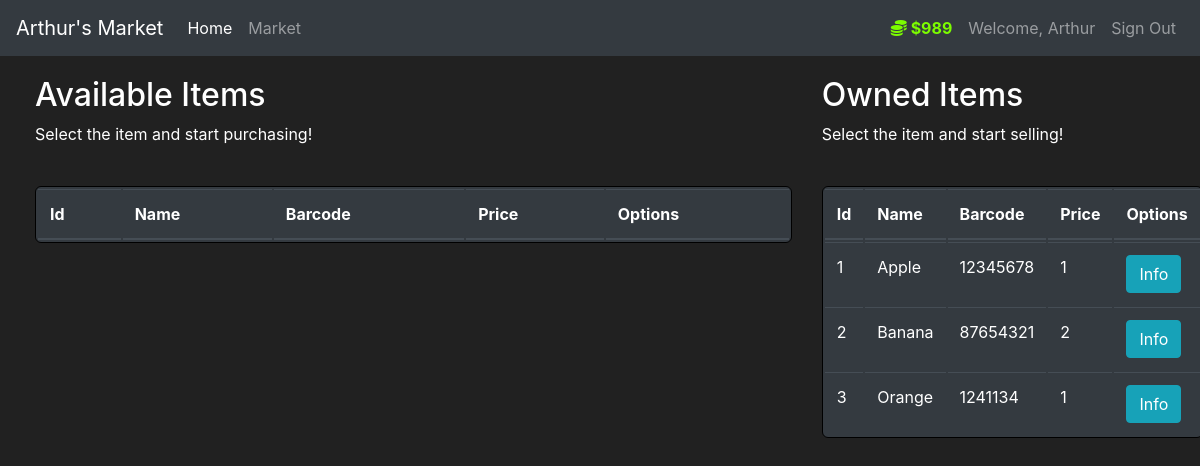
/market (signed in), run on an earlier commit of the app's database.
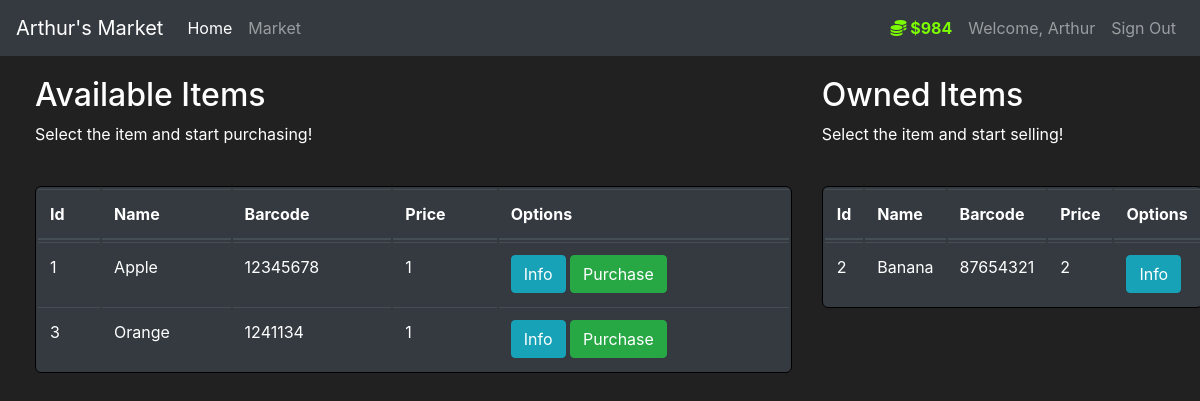
And on a later commit of the database.
### market/models.py (models this page shows, shortened)
class User(db.Model, UserMixin):
    id = db.Column(db.Integer(), primary_key=True)
    name = db.Column(db.String(length=50), nullable=False)
    email = db.Column(db.String(length=50), nullable=False, unique=True)
    password_hash = db.Column(db.String(), nullable=False)
    budget = db.Column(db.Integer(), nullable=False, default=1000)
    items = db.relationship('Item', backref='owned_user', lazy=True)
    @property
    def formated_budget(self):
        if len(str(self.budget)) >= 4:
            return f'${self.budget:,}'
        else:
            return f"${self.budget}"
    @property
    def password(self):
        return self.password_hash

class Item(db.Model):
    id = db.Column(db.Integer(), primary_key=True)
    name = db.Column(db.String(length=50), nullable=False, unique=True)
    price = db.Column(db.Integer(), nullable=False)
    barcode = db.Column(db.String(length=12), nullable=False, unique=True)
    description = db.Column(db.String(length=2000), nullable=False)
    owner = db.Column(db.Integer(), db.ForeignKey('user.id'))

### market/routes.py (the view, shortened to what this page needs)
@app.route('/market', methods=['GET', 'POST'])
@login_required
def market_page():
    purchase_form = PurchaseItemForm()
    if request.method == 'GET':
        items = Item.query.filter_by(owner=None)
        owned_items = Item.query.filter_by(owner=current_user.id)
    return render_template('market.html', items=items, owned_items=owned_items, purchase_form=purchase_form)

### market/models.py (called while the page is built)
@login_manager.user_loader
def load_user(user_id):
    return User.query.get(int(user_id))

### market/templates/market.html (shortened to what this page needs)
{% extends 'template.html' %}
{% block content %}
    <div class="row" style="margin: 20px 0 0 20px">
        <div class="col-8">
            <h2>Available Items</h2>
            <p>Select the item and start purchasing!</p>
            <br>
            <table class="table table-hover table-dark">
                <thead>
                    <tr>
                        <th scope="col">Id</th>
                        <th scope="col">Name</th>
                        <th scope="col">Barcode</th>
                        <th scope="col">Price</th>
                        <th scope="col">Options</th>
                    </tr>
                </thead>
                <tbody>
                    {% for item in items %}
                    <tr>
                        <td>{{item.id}}</td>
                        <td>{{item.name}}</td>
                        <td>{{item.barcode}}</td>
                        <td>{{item.price}}</td>
                        <td>
                            <button class="btn btn-outline btn-info" data-toggle="modal" data-target="#Modal-MoreInfo-{{ item.id }}">Info</button>
                            <button class="btn btn-outline btn-success" data-toggle="modal" data-target="#Modal-PurchaseConfirm-{{ item.id }}">Purchase</button>
                        </td>
                    </tr>
                    {% endfor %}
                </tbody>
            </table>
        </div>
        <div class="col-4">
            <h2>Owned Items</h2>
            <p>Select the item and start selling!</p>
            <br>
            <table class="table table-hover table-dark">
                <thead>
                    <tr>
                        <th scope="col">Id</th>
                        <th scope="col">Name</th>
                        <th scope="col">Barcode</th>
                        <th scope="col">Price</th>
                        <th scope="col">Options</th>
                    </tr>
                </thead>
                <tbody>
                    {% for item in owned_items %}
                    <tr>
                        <td>{{item.id}}</td>
                        <td>{{item.name}}</td>
                        <td>{{item.barcode}}</td>
                        <td>{{item.price}}</td>
                        <td>
                            <button class="btn btn-outline btn-info" data-toggle="modal" data-target="#Modal-MoreInfo-{{ item.id }}">Info</button>
                        </td>
                    </tr>
                    {% endfor %}
                </tbody>
            </table>
        </div>
    </div>
{% endblock %}

### market/templates/template.html (shortened to what this page needs)
<!doctype html>
<html lang="en">
    <head>
        <link rel="stylesheet" href="https://cdn.jsdelivr.net/npm/bootstrap@4.5.3/dist/css/bootstrap.min.css">
   </head>
    <body>
        <nav class="navbar navbar-expand-md navbar-dark bg-dark">
            <a class="navbar-brand" href="#">Arthur's Market</a>
            <div class="collapse navbar-collapse" id="navbarNav">
                <ul class="navbar-nav mr-auto">
                    <li class="nav-item active">
                        <a class="nav-link" href="{{ url_for('home_page') }}">Home <span class="sr-only">(current)</span></a>
                    </li>
                    <li class="nav-item">
                        <a class="nav-link" href="{{ url_for('market_page') }}">Market</a>
                    </li>
                </ul>
                {% if current_user.is_authenticated %}
                <ul class="navbar-nav">
                    <li class="nav-item">
                        <a class="nav-link" style="color: lawngreen; font-weight: bold;">
                            <i class="fas fa-coins"></i>
                            {{ current_user.formated_budget }}
                        </a>
                    </li>
                    <li class="nav-item">
                        <a class="nav-link">Welcome, {{ current_user.name }}</a>
                    </li>
                    <li class="nav-item">
                        <a class="nav-link" href="{{ url_for('logout_page') }}">Sign Out</a>
                    </li>
                </ul>
                {% endif %}
            </div>
        </nav>
        {% block content %}
        {% endblock %}
    </body>
</html>

### market/templates/template.html (style rules this page uses)
body { background-color: #212121; color: white }
table { border-collapse:separate; border:solid black 1px; border-radius:6px; -moz-border-radius:6px; }

What changed in the data, as far as the page shows it:
changed User "Arthur": formated_budget "$989" → "$984"
changed Item "Apple": moves from the list under "Owned Items" to the list under "Available Items"
changed Item "Orange": moves from the list under "Owned Items" to the list under "Available Items"
